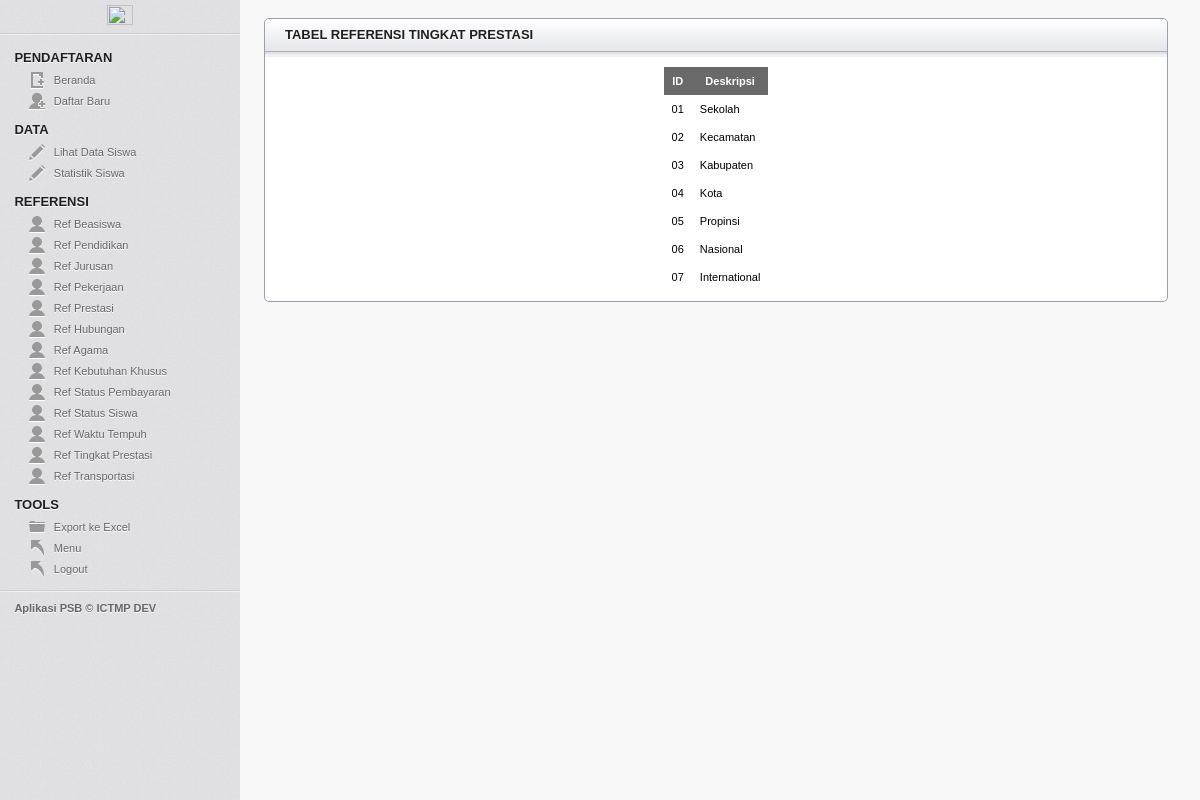
Screenshot of /pendaftaran/index.php?p=t_tingkat (signed in) with the database file from the repository.
### tables this page shows
CREATE TABLE `ref_tingkat` (
  `id_tingkat` varchar(5) NOT NULL,
  `detail` varchar(99) NOT NULL
);

### pendaftaran/t_tingkat.php (the view, shortened to what this page needs)
<?php
	$sql = "SELECT * FROM ref_tingkat";
	$result = mysqli_query($con, $sql)or die('Error');
	if(isset($_SESSION['signed_in']) && $_SESSION['signed_in'] == true)
	{
		echo '	<article class="module">
					<header><h3>TABEL REFERENSI TINGKAT PRESTASI</h3></header>
					<div class="module_content">
						<table class="tbl_data" border="0" align="center">
							<tr>
								<th>ID</th>
								<th>Deskripsi</th>
							</tr>';
								while ($data = mysqli_fetch_array($result)) {
									echo '
										<tr>
											<td>'.$data["id_tingkat"].'</td>
											<td>'.$data["detail"].'</td>
										</tr>
									';
								}
		echo '
						</table>
					</div>
				</article>
			</section>
		';
	}
?>

### pendaftaran/css/layout.css (style rules this page uses)
html, body, div, map, dt, isindex, form, header, aside, section, section, article, footer { display: block; }
html, body { height: 100%; margin: 0; padding: 0; font-family: Verdana, Helvetica, Arial, sans-serif; background: #F8F8F8; font-size: 11px; }
#main h3 { color: #1F1F20; text-transform: uppercase; text-shadow: 0 1px 0 #fff; font-size: 13px; margin: 8px 20px; }
.module { border: 1px solid #9BA0AF; width: auto; margin-right: 20px; margin-top: 20px; -webkit-border-radius: 5px; -moz-border-radius: 5px; border-radius: 5px; background: #ffffff; }
.module header h3 { display: block; margin: 10px 20px; width: auto; float: left; }
.module header { height: 38px; width: 100%; background: #F1F1F4 url(../images/secondary_bar.png) repeat-x; -webkit-border-top-left-radius: 5px; -webkit-border-top-right-radius: 5px; -moz-border-radius-top-left: 5px; -moz-border-radius-top-right: 5px; border-top-left-radius: 5px; border-top-right-radius: 5px; }
.module_content { margin: 10px 20px; color: #666; }
table.tbl_data { border-collapse: collapse; color: black; }
.tbl_data th { background-color: #696969; color: #ffffff; text-align: center; padding: 8px; }
.tbl_data td { padding: 8px; text-align: left; }

### rows the page displays
ref_tingkat: id_tingkat "01", detail "Sekolah"
ref_tingkat: id_tingkat "02", detail "Kecamatan"
ref_tingkat: id_tingkat "03", detail "Kabupaten"
ref_tingkat: id_tingkat "04", detail "Kota"
ref_tingkat: id_tingkat "05", detail "Propinsi"
ref_tingkat: id_tingkat "06", detail "Nasional"
ref_tingkat: id_tingkat "07", detail "International"
